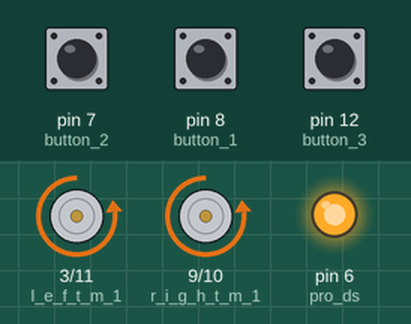
Bench run of a sketch on a simulated Arduino Uno, built with avr-gcc and run on an emulated ATmega328P. On the bench: motor-driver pin pairs drawn as motors (green arrow = first pin HIGH = forward, orange = second pin HIGH = backward, longer = more drive), output pins drawn as LEDs (lit = HIGH). The test bench sets the inputs (shaded band); at power-on: pin 7 (button_2) LOW, pin 12 (button_3) LOW, pin 8 (button_1) LOW. Pins used as bus, display or sensor lines are not drawn.

Above: at 3.7 s.
3.8 s: pin 7 (button_2) pulled HIGH for 0.15 s
At 4.3 s:
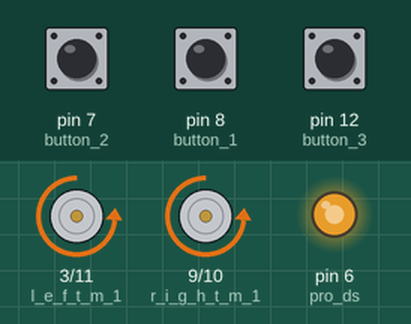
5.4 s: pin 12 (button_3) pulled HIGH for 0.15 s
At 6.5 s:
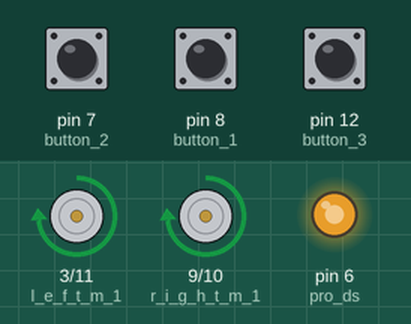
7.0 s: pin 8 (button_1) pulled HIGH for 3.2 s
At 10.8 s:
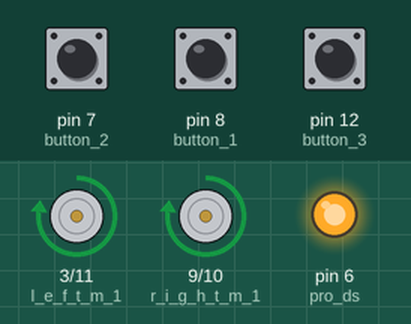
11.7 s: pin 7 (button_2) pulled HIGH for 1 s
At 13.9 s:
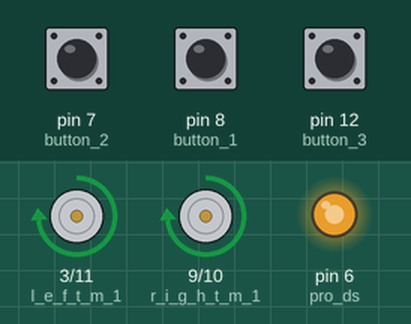
14.2 s: pin 8 (button_1) pulled HIGH for 0.15 s
At 15.6 s:
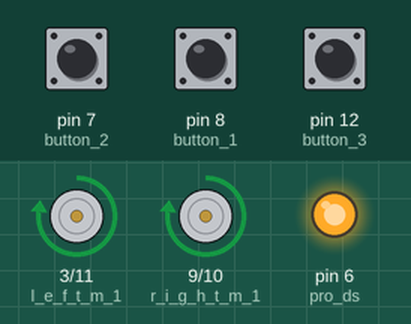
15.9 s: pin 12 (button_3) pulled HIGH for 1 s
At 18.1 s:
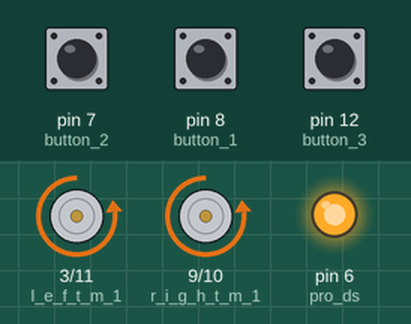
Timing chart, 0 to 19.4 s (numbered marks = the images above; inputs shaded):
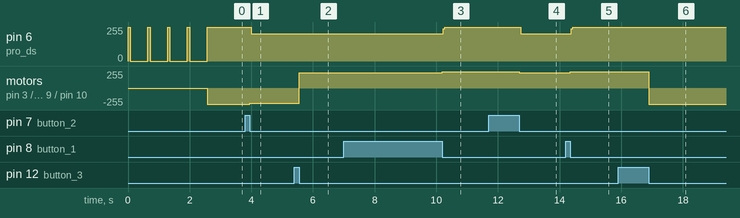

Measured:
- after the input at 3.8 s, pin 6 (pro_ds): 255/255 → 203/255 after 0.19 s; motor on pin 3 (l_e_f_t_m_1) / pin 11 (l_e_f_t_m_2), motor on pin 9 (r_i_g_h_t_m_1) / pin 10 (r_i_g_h_t_m_2): backward 241/255 → backward 228/255 after 0.15 s
- after the input at 5.4 s, motor on pin 3 (l_e_f_t_m_1) / pin 11 (l_e_f_t_m_2), motor on pin 9 (r_i_g_h_t_m_1) / pin 10 (r_i_g_h_t_m_2): backward 228/255 → forward 228/255 after 0.15 s
- after the input at 7.0 s, pin 6 (pro_ds): 203/255 → 255/255 after 3.2 s; motor on pin 3 (l_e_f_t_m_1) / pin 11 (l_e_f_t_m_2), motor on pin 9 (r_i_g_h_t_m_1) / pin 10 (r_i_g_h_t_m_2): forward 228/255 → forward 241/255 after 3.2 s
- after the input at 11.7 s, pin 6 (pro_ds): 255/255 → 205/255 after 1.0 s; motor on pin 3 (l_e_f_t_m_1) / pin 11 (l_e_f_t_m_2), motor on pin 9 (r_i_g_h_t_m_1) / pin 10 (r_i_g_h_t_m_2): forward 241/255 → forward 228/255 after 1.0 s
- after the input at 14.2 s, pin 6 (pro_ds): 205/255 → 255/255 after 0.18 s; motor on pin 3 (l_e_f_t_m_1) / pin 11 (l_e_f_t_m_2), motor on pin 9 (r_i_g_h_t_m_1) / pin 10 (r_i_g_h_t_m_2): forward 228/255 → forward 241/255 after 0.15 s
- after the input at 15.9 s, motor on pin 3 (l_e_f_t_m_1) / pin 11 (l_e_f_t_m_2), motor on pin 9 (r_i_g_h_t_m_1) / pin 10 (r_i_g_h_t_m_2): forward 241/255 → backward 241/255 after 1.0 s
- by itself, pin 6 (pro_ds): alternates 255/255 for 0.08 s and 0/255 for 0.56 s, 8 changes in all, then stays 255/255

The sketch:

KAI_pro_test.ino
```cpp
byte pro_sh = 4 , pro_ds = 6 , pro_st = 5 ;
int l_e_f_t_m_1 = 3 , l_e_f_t_m_2 = 11 , r_i_g_h_t_m_1 = 9 , r_i_g_h_t_m_2 = 10 ;
int pro_short_brake = 1 ;

int button_1 = 8 , button_2 = 7 , button_3 = 12 , bt_1 , bt_2 , bt_3 , number = 18 ;
boolean value =  0;
void setup() {

  pinMode( button_1 , INPUT);
  pinMode( button_2 , INPUT);
  pinMode( button_3 , INPUT);

  pinMode(pro_sh , OUTPUT);
  pinMode(pro_ds , OUTPUT);
  pinMode(pro_st , OUTPUT);
  pinMode(l_e_f_t_m_1 , OUTPUT);
  pinMode(l_e_f_t_m_2 , OUTPUT);
  pinMode(r_i_g_h_t_m_1 , OUTPUT);
  pinMode(r_i_g_h_t_m_2 , OUTPUT);

  data_write(0, 0, 0, 0, 0, 0, 0, 1);
  delay(80);
  data_write(0, 0, 0, 0, 0, 0, 1, 0);
  delay(80);
  data_write(0, 0, 0, 0, 0, 1, 0, 0);
  delay(80);
  data_write(0, 0, 0, 0, 1, 0, 0, 0);
  delay(80);
  data_write(0, 0, 0, 1, 0, 0, 0, 0);
  delay(80);
  data_write(0, 0, 1, 0, 0, 0, 0, 0);
  delay(80);
  data_write(0, 1, 0, 0, 0, 0, 0, 0);
  delay(80);
  data_write(1, 0, 0, 0, 0, 0, 0, 0);
  delay(80);
  data_write(0, 0, 0, 0, 0, 0, 0, 1);
  delay(80);
  data_write(0, 0, 0, 0, 0, 0, 1, 0);
  delay(80);
  data_write(0, 0, 0, 0, 0, 1, 0, 0);
  delay(80);
  data_write(0, 0, 0, 0, 1, 0, 0, 0);
  delay(80);
  data_write(0, 0, 0, 1, 0, 0, 0, 0);
  delay(80);
  data_write(0, 0, 1, 0, 0, 0, 0, 0);
  delay(80);
  data_write(0, 1, 0, 0, 0, 0, 0, 0);
  delay(80);
  data_write(1, 0, 0, 0, 0, 0, 0, 0);
  delay(80);
  data_write(0, 0, 0, 0, 0, 0, 0, 1);
  delay(80);
  data_write(0, 0, 0, 0, 0, 0, 1, 0);
  delay(80);
  data_write(0, 0, 0, 0, 0, 1, 0, 0);
  delay(80);
  data_write(0, 0, 0, 0, 1, 0, 0, 0);
  delay(80);
  data_write(0, 0, 0, 1, 0, 0, 0, 0);
  delay(80);
  data_write(0, 0, 1, 0, 0, 0, 0, 0);
  delay(80);
  data_write(0, 1, 0, 0, 0, 0, 0, 0);
  delay(80);
  data_write(1, 0, 0, 0, 0, 0, 0, 0);
  delay(80);
  data_write(0, 0, 0, 0, 0, 0, 0, 1);
  delay(80);
  data_write(0, 0, 0, 0, 0, 0, 1, 0);
  delay(80);
  data_write(0, 0, 0, 0, 0, 1, 0, 0);
  delay(80);
  data_write(0, 0, 0, 0, 1, 0, 0, 0);
  delay(80);
  data_write(0, 0, 0, 1, 0, 0, 0, 0);
  delay(80);
  data_write(0, 0, 1, 0, 0, 0, 0, 0);
  delay(80);
  data_write(0, 1, 0, 0, 0, 0, 0, 0);
  delay(80);
  data_write(1, 0, 0, 0, 0, 0, 0, 0);
  delay(80);

}

void loop() {

  if (bt_3 != digitalRead(button_3)) {
    if (bt_3 == HIGH) {
      if (value == 1) {
        value = 0;
      } else {
        value = 1;
      }
    }
    bt_3 =  digitalRead(button_3);
  }

  if (bt_1 != digitalRead(button_1)) {
    if (bt_1 == HIGH) {
      number = number + 1 ;
    }
    bt_1 =  digitalRead(button_1);
  }

  if (bt_2 != digitalRead(button_2)) {
    if (bt_2 == HIGH) {
      number = number - 1 ;
    }
    bt_2 =  digitalRead(button_2);
  }

  if (value == 1) {
    drive_dc(5.26 * number , 5.26 * number);
  } else if (value == 0) {
    drive_dc(-5.26 * number , -5.26 * number);
  }


  if (number > 19) {
    number = 0 ;
  }
  if (number < 0) {
    number = 19 ;
  }

  segment_write(number);

}
void drive_dc(float   left_m_pwm , float right_m_pwm) {
  left_m_pwm = 2.55 * left_m_pwm ;
  right_m_pwm = 2.55 * right_m_pwm ;
  if (pro_short_brake == 1 & left_m_pwm == 0) {

    analogWrite(l_e_f_t_m_1 , 255);
    analogWrite(l_e_f_t_m_2 , 255);

  } else if (left_m_pwm < 0) {
    left_m_pwm = -1 * left_m_pwm ;
    analogWrite(l_e_f_t_m_1 , 0);
    analogWrite(l_e_f_t_m_2 , left_m_pwm);

  } else if (left_m_pwm > 0) {

    analogWrite(l_e_f_t_m_1 , left_m_pwm);
    analogWrite(l_e_f_t_m_2 , 0);

  } else if (pro_short_brake == 0 & left_m_pwm == 0) {

    analogWrite(l_e_f_t_m_1 , left_m_pwm);
    analogWrite(l_e_f_t_m_2 , left_m_pwm);

  }
  if (pro_short_brake == 1 & right_m_pwm == 0) {

    analogWrite(r_i_g_h_t_m_1 , 255);
    analogWrite(r_i_g_h_t_m_2 , 255);

  } else if (right_m_pwm < 0) {
    right_m_pwm = -1 * right_m_pwm ;
    analogWrite(r_i_g_h_t_m_1 , 0);
    analogWrite(r_i_g_h_t_m_2 , right_m_pwm);

  } else if (right_m_pwm > 0) {

    analogWrite(r_i_g_h_t_m_1 , right_m_pwm);
    analogWrite(r_i_g_h_t_m_2 , 0);

  } else if (pro_short_brake == 0 & right_m_pwm == 0) {

    analogWrite(r_i_g_h_t_m_1 , right_m_pwm);
    analogWrite(r_i_g_h_t_m_2 , right_m_pwm);

  }
}

void segment_write(int dis ) {
  if (dis == 0) {
    data_write(0, 0, 1, 1, 1, 1, 1, 1);
    //1, 1, 1, 1, 1, 1, 0, 0
  } else if (dis == 1) {
    data_write(0, 0, 0, 0, 0, 1, 1, 0);
    //0, 1, 1, 0, 0, 0, 0, 0
  } else if (dis == 2) {
    data_write(0, 1, 0, 1, 1, 0, 1, 1);
    //1, 1, 0, 1, 1, 0, 1, 0
  } else if (dis == 3) {
    data_write(0, 1, 0, 0, 1, 1, 1, 1);
    //1, 1, 1, 1, 0, 0, 1, 0
  } else if (dis == 4) {
    data_write(0, 1, 1, 0, 0, 1, 1, 0);
    //0, 1, 1, 0, 0, 1, 1, 0
  } else if (dis == 5) {
    data_write(0, 1, 1, 0, 1, 1, 0, 1);
    //1, 0, 1, 1, 0, 1, 1, 0
  } else if (dis == 6) {
    data_write(0, 1, 1, 1, 1, 1, 0, 1);
    //1, 0, 1, 1, 1, 1, 1, 0
  } else if (dis == 7) {
    data_write(0, 0, 0, 0, 0, 1, 1, 1);
    //1, 1, 1, 0, 0, 0, 0, 0
  } else if (dis == 8) {
    data_write(0, 1, 1, 1, 1, 1, 1, 1);
    //1, 1, 1, 1, 1, 1, 1, 0
  } else if (dis == 9) {
    data_write(0, 1, 1, 0, 1, 1, 1, 1);
    //1, 1, 1, 1, 0, 1, 1, 0
  } else if (dis == 10) {
    data_write(1, 0, 1, 1, 1, 1, 1, 1);
    //1, 1, 1, 1, 1, 1, 0, 0
  } else if (dis == 11) {
    data_write(1, 0, 0, 0, 0, 1, 1, 0);
    //0, 1, 1, 0, 0, 0, 0, 0
  } else if (dis == 12) {
    data_write(1, 1, 0, 1, 1, 0, 1, 1);
    //1, 1, 0, 1, 1, 0, 1, 0
  } else if (dis == 13) {
    data_write(1, 1, 0, 0, 1, 1, 1, 1);
    //1, 1, 1, 1, 0, 0, 1, 0
  } else if (dis == 14) {
    data_write(1, 1, 1, 0, 0, 1, 1, 0);
    //0, 1, 1, 0, 0, 1, 1, 0
  } else if (dis == 15) {
    data_write(1, 1, 1, 0, 1, 1, 0, 1);
    //1, 0, 1, 1, 0, 1, 1, 0
  } else if (dis == 16) {
    data_write(1, 1, 1, 1, 1, 1, 0, 1);
    //1, 0, 1, 1, 1, 1, 1, 0
  } else if (dis == 17) {
    data_write(1, 0, 0, 0, 0, 1, 1, 1);
    //1, 1, 1, 0, 0, 0, 0, 0
  } else if (dis == 18) {
    data_write(1, 1, 1, 1, 1, 1, 1, 1);
    //1, 1, 1, 1, 1, 1, 1, 0
  } else if (dis == 19) {
    data_write(1, 1, 1, 0, 1, 1, 1, 1);
    //1, 1, 1, 1, 0, 1, 1, 0
  }
}

void data_write(boolean data_0 , boolean data_1 , boolean data_2 , boolean data_3 , boolean data_4 , boolean data_5 , boolean data_6 , boolean data_7 ) {
  digitalWrite(pro_st , LOW);
  digitalWrite(pro_sh , LOW);
  if (data_0 == 0) {
    digitalWrite(pro_ds , LOW);
  } else {
    digitalWrite(pro_ds , HIGH);
  }
  digitalWrite(pro_sh , HIGH);
  digitalWrite(pro_sh , LOW);
  if (data_1 == 0) {
    digitalWrite(pro_ds , LOW);
  } else {
    digitalWrite(pro_ds , HIGH);
  }
  digitalWrite(pro_sh , HIGH);
  digitalWrite(pro_sh , LOW);
  if (data_2 == 0) {
    digitalWrite(pro_ds , LOW);
  } else {
    digitalWrite(pro_ds , HIGH);
  }
  digitalWrite(pro_sh , HIGH);
  digitalWrite(pro_sh , LOW);
  if (data_3 == 0) {
    digitalWrite(pro_ds , LOW);
  } else {
    digitalWrite(pro_ds , HIGH);
  }
  digitalWrite(pro_sh , HIGH);
  digitalWrite(pro_sh , LOW);
  if (data_4 == 0) {
    digitalWrite(pro_ds , LOW);
  } else {
    digitalWrite(pro_ds , HIGH);
  }
  digitalWrite(pro_sh , HIGH);
  digitalWrite(pro_sh , LOW);
  if (data_5 == 0) {
    digitalWrite(pro_ds , LOW);
  } else {
    digitalWrite(pro_ds , HIGH);
  }
  digitalWrite(pro_sh , HIGH);
  digitalWrite(pro_sh , LOW);
  if (data_6 == 0) {
    digitalWrite(pro_ds , LOW);
  } else {
    digitalWrite(pro_ds , HIGH);
  }
  digitalWrite(pro_sh , HIGH);
  digitalWrite(pro_sh , LOW);
  if (data_7 == 0) {
    digitalWrite(pro_ds , LOW);
  } else {
    digitalWrite(pro_ds , HIGH);
  }
  digitalWrite(pro_sh , HIGH);
  digitalWrite(pro_sh , LOW);
  digitalWrite(pro_st , HIGH);
  digitalWrite(pro_st , LOW);
}
```
